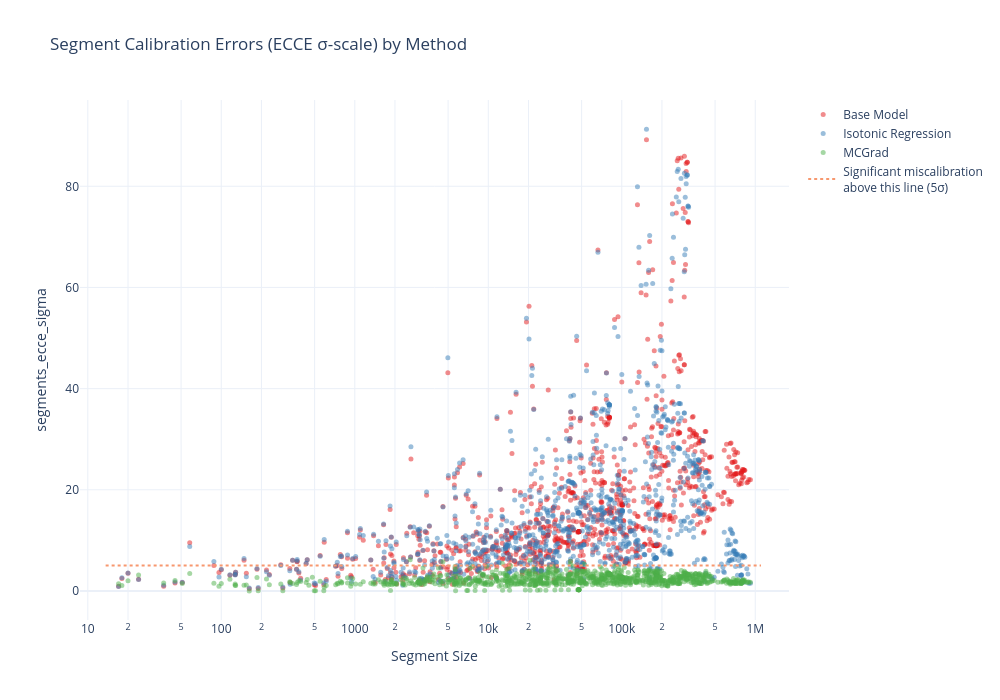

The notebook cell this image was saved under:
### Code cell
# Visualize segment-level calibration errors across methods
segment_ecce_plots = {}

for method_name in score_columns.keys():
    segment_ecce_plots[method_name] = plotting.plot_segment_calibration_errors(
        mce=mce_objects[method_name],
        quantity="segments_ecce_sigma",
    ).update_layout(width=700)

combine_segment_calibration_plots(
    segment_plots=segment_ecce_plots,
    quantity="segments_ecce_sigma",
).update_layout(
    height=700, 
    width=1000,
    title="Segment Calibration Errors (ECCE σ-scale) by Method",
)

### Figure 1 — Plotly figure (JSON) as saved in the notebook; plotly's stock layout.template omitted (floating-point values rounded to 4 significant figures; data arrays with more than 128 entries replaced by an {"elided": "..."} marker saying what was removed)
{"data": [{"customdata": {"elided": "1000x16 mixed values"}, "hovertemplate": "<b>Base Model</b><br>Segment Size: %{x}<br>segments_ecce_sigma: %{y}<br>MAR=%{customdata[0]}<br>RELP=%{customdata[1]}<br>CIT=%{customdata[2]}<br>MIG=%{customdata[3]}<br>MIL=%{customdata[4]}<br>ANC=%{customdata[5]}<br>RAC1P=%{customdata[6]}<br>DIS=%{customdata[7]}<br>ESP=%{customdata[8]}<br>NATIVITY=%{customdata[9]}<br>DEAR=%{customdata[10]}<br>DEYE=%{customdata[11]}<br>DREM=%{customdata[12]}<br>SEX=%{customdata[13]}<br>AGEP=%{customdata[14]}<extra></extra>", "marker": {"color": "rgb(228,26,28)", "opacity": 0.5, "size": 5}, "mode": "markers", "name": "Base Model", "type": "scatter", "x": {"elided": "1000 int values"}, "y": {"elided": "1000 float values"}}, {"customdata": {"elided": "1000x16 mixed values"}, "hovertemplate": "<b>Isotonic Regression</b><br>Segment Size: %{x}<br>segments_ecce_sigma: %{y}<br>MAR=%{customdata[0]}<br>RELP=%{customdata[1]}<br>CIT=%{customdata[2]}<br>MIG=%{customdata[3]}<br>MIL=%{customdata[4]}<br>ANC=%{customdata[5]}<br>RAC1P=%{customdata[6]}<br>DIS=%{customdata[7]}<br>ESP=%{customdata[8]}<br>NATIVITY=%{customdata[9]}<br>DEAR=%{customdata[10]}<br>DEYE=%{customdata[11]}<br>DREM=%{customdata[12]}<br>SEX=%{customdata[13]}<br>AGEP=%{customdata[14]}<extra></extra>", "marker": {"color": "rgb(55,126,184)", "opacity": 0.5, "size": 5}, "mode": "markers", "name": "Isotonic Regression", "type": "scatter", "x": {"elided": "1000 int values"}, "y": {"elided": "1000 float values"}}, {"customdata": {"elided": "1000x16 mixed values"}, "hovertemplate": "<b>MCGrad</b><br>Segment Size: %{x}<br>segments_ecce_sigma: %{y}<br>MAR=%{customdata[0]}<br>RELP=%{customdata[1]}<br>CIT=%{customdata[2]}<br>MIG=%{customdata[3]}<br>MIL=%{customdata[4]}<br>ANC=%{customdata[5]}<br>RAC1P=%{customdata[6]}<br>DIS=%{customdata[7]}<br>ESP=%{customdata[8]}<br>NATIVITY=%{customdata[9]}<br>DEAR=%{customdata[10]}<br>DEYE=%{customdata[11]}<br>DREM=%{customdata[12]}<br>SEX=%{customdata[13]}<br>AGEP=%{customdata[14]}<extra></extra>", "marker": {"color": "rgb(77,175,74)", "opacity": 0.5, "size": 5}, "mode": "markers", "name": "MCGrad", "type": "scatter", "x": {"elided": "1000 int values"}, "y": {"elided": "1000 float values"}}, {"hoverinfo": "skip", "line": {"color": "rgba(247, 152, 111, 1)", "dash": "dot", "width": 2}, "mode": "lines", "name": "Significant miscalibration</br></br>above this line (5σ)", "showlegend": true, "type": "scatter", "x": [13.6, 1103778], "y": [5, 5]}], "layout": {"height": 700, "legend": {"orientation": "v", "x": 1.02, "xanchor": "left", "y": 1, "yanchor": "top"}, "margin": {"r": 150}, "title": {"text": "Segment Calibration Errors (ECCE σ-scale) by Method"}, "width": 1000, "xaxis": {"title": {"text": "Segment Size"}, "type": "log"}, "yaxis": {"title": {"text": "segments_ecce_sigma"}}}}
